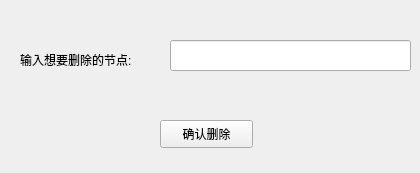
<?xml version="1.0" encoding="UTF-8"?>
<ui version="4.0">
 <class>dele</class>
 <widget class="QWidget" name="dele">
  <property name="geometry">
   <rect>
    <x>0</x>
    <y>0</y>
    <width>420</width>
    <height>173</height>
   </rect>
  </property>
  <property name="windowTitle">
   <string>Form</string>
  </property>
  <widget class="QLabel" name="label">
   <property name="geometry">
    <rect>
     <x>20</x>
     <y>50</y>
     <width>151</width>
     <height>19</height>
    </rect>
   </property>
   <property name="text">
    <string>输入想要删除的节点:</string>
   </property>
  </widget>
  <widget class="QLineEdit" name="mas">
   <property name="geometry">
    <rect>
     <x>170</x>
     <y>40</y>
     <width>241</width>
     <height>31</height>
    </rect>
   </property>
  </widget>
  <widget class="QPushButton" name="del">
   <property name="geometry">
    <rect>
     <x>160</x>
     <y>120</y>
     <width>93</width>
     <height>28</height>
    </rect>
   </property>
   <property name="text">
    <string>确认删除</string>
   </property>
  </widget>
  <widget class="QLabel" name="tishi">
   <property name="geometry">
    <rect>
     <x>170</x>
     <y>80</y>
     <width>141</width>
     <height>19</height>
    </rect>
   </property>
   <property name="text">
    <string/>
   </property>
  </widget>
 </widget>
 <resources/>
 <connections/>
</ui>
